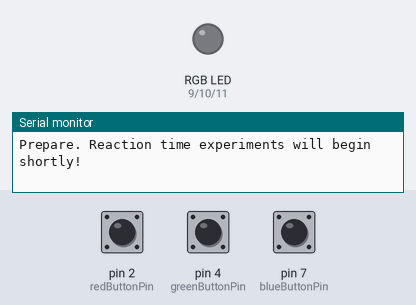
This sketch was run on a simulated Arduino Uno, built with avr-gcc and run on an emulated ATmega328P. On the bench: an RGB LED mixed from three pins (HIGH = lit), the last lines printed to the serial monitor. Inputs (shaded band) come from the test bench; at power-on: pin 4 (greenButtonPin) HIGH, pin 2 (redButtonPin) HIGH, pin 7 (blueButtonPin) HIGH. Dim RGB values are drawn brighter than linear; random numbers use the default seed unless the sketch sets one.

Above: at 6.0 s.
6.1 s: pin 4 (greenButtonPin) pulled LOW for 0.15 s
At 6.17 s:
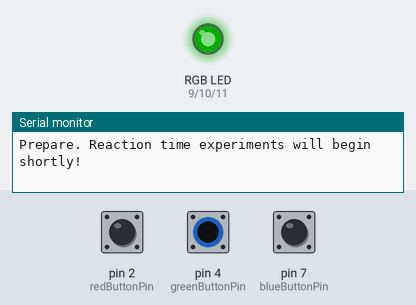
7.7 s: pin 4 (greenButtonPin) pulled LOW for 3.2 s
At 11.2 s:
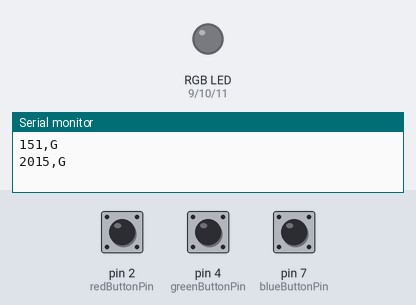
12.4 s: pin 2 (redButtonPin) pulled LOW for 0.15 s
At 12.47 s:
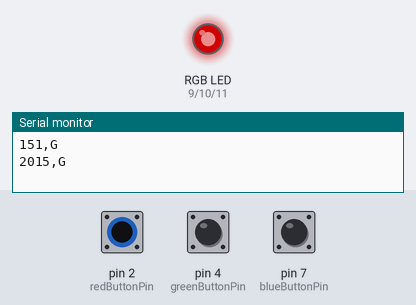
14.0 s: pin 7 (blueButtonPin) pulled LOW for 1 s
At 14.77 s:
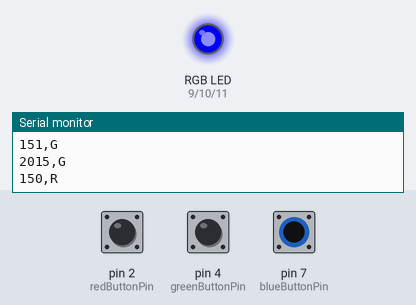
Timing chart, 0 to 17.0 s (numbered marks = the images above; inputs shaded):
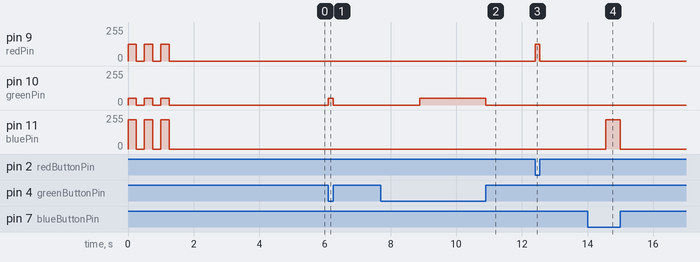

Measured:
- after the input at 6.1 s, pin 10 (greenPin): 0/255 → 50/255 at once, → 0/255 0.15 s later
- after the input at 7.7 s, pin 10 (greenPin): 0/255 → 50/255 after 1.2 s, → 0/255 2.0 s later
- after the input at 12.4 s, pin 9 (redPin): 0/255 → 125/255 at once, → 0/255 0.15 s later
- after the input at 14.0 s, pin 11 (bluePin): 0/255 → 220/255 after 0.55 s, → 0/255 0.45 s later

The sketch:

project_4al.ino
```cpp
/*
  project_4al.ino
  Abril A. L.

  Version DD/MM/YY
  1.00    28/08/2023   Running code
  1.10    03/09/2023   Mostly working for three leds minus hardware issues
*/

// =======================================================================
//                  V A R I A B L E   D E C L A R A T I O N S
// =======================================================================
// LED variables
#define redPin 9
#define greenPin 10
#define bluePin 11

// each LED needs its own brightness level
#define redBrightness 125
#define greenBrightness 50
#define blueBrightness 220

// LEDS States
int redState = LOW;
int greenState = LOW;
int blueState = LOW;

// Button variables
#define redButtonPin 2
#define greenButtonPin 4
#define blueButtonPin 7

// Button States
int redButtonState = LOW;
int greenButtonState = LOW;
int blueButtonState = LOW;

// Time variables
long randDelay;
long newT;
long oldT;
long deltaT;

// LED Variables
#define numOfLEDs 3
char LEDs[numOfLEDs] = {'R', 'G', 'B'};
char currLED;
int randLED;

// =======================================================================
//                              S  E  T  U  P
// =======================================================================

void setup()
{
    // initialize LED pins as an output
    pinMode(redPin, OUTPUT);
    pinMode(greenPin, OUTPUT);
    pinMode(bluePin, OUTPUT);

    // initialize button pins as input
    pinMode(redButtonPin, INPUT);
    pinMode(greenButtonPin, INPUT);
    pinMode(blueButtonPin, INPUT);

    // initialize serial communication.
    Serial.begin(9600);

    // The LED will blink 3 times for 250 ms to indicate the start of the experiment
    Serial.println("Prepare. Reaction time experiments will begin shortly!");
    for (int i = 0; i < 3; i++)
    {
        analogWrite(redPin, redBrightness);
        analogWrite(greenPin, greenBrightness);
        analogWrite(bluePin, blueBrightness);
        delay(250);
        analogWrite(redPin, 0);
        analogWrite(greenPin, 0);
        analogWrite(bluePin, 0);
        delay(250);
    }
    // Create a random seed for the random number generator.
    // then delay a random amount of time - between 0.5 to 2.0 seconds
    randomSeed(analogRead(A0));
    randDelay = random(500, 2000);
    delay(randDelay);
    // pick first LED (rand) to light up
    randLED = random(0, numOfLEDs);
    currLED = LEDs[randLED];
    // Serial.println(currLED);
    delay(randDelay);
}

// =======================================================================
//                              L  O  O  P
// =======================================================================

void loop()
{

    // Check to see if buttons are pressed
    redButtonState = digitalRead(redButtonPin);
    greenButtonState = digitalRead(greenButtonPin);
    blueButtonState = digitalRead(blueButtonPin);

    // check which led is going to turn on and criteria to start trial

    if (redState == LOW && redButtonState == LOW && currLED == 'R')
    {
        // Turn the LED on and record the time, trial has begun
        analogWrite(redPin, redBrightness);
        oldT = millis();
        redState = HIGH;
    }
    if (greenState == LOW && greenButtonState == LOW && currLED == 'G')
    {
        analogWrite(greenPin, greenBrightness);
        oldT = millis();
        greenState = HIGH;
    }
    if (blueState == LOW && blueButtonState == LOW && currLED == 'B')
    {
        analogWrite(bluePin, blueBrightness);
        oldT = millis();
        blueState = HIGH;
    }

    // criteria to end trial (add later)

    if (redState == HIGH && redButtonState == HIGH && currLED == 'R')
    {
        // Record time when button was pressed and turn off LED.
        newT = millis();
        analogWrite(redPin, 0);

        // Print to serial monitor the time difference between LED turn off to button press.
        //  This is the reaction time
        deltaT = newT - oldT;
        Serial.print(deltaT);
        Serial.print(',');
        Serial.println(currLED);

        // Reset trial and wait a random amount of time for next trial.
        redState = LOW;
        randDelay = random(1000, 3000);
        currLED = LEDs[random(0, numOfLEDs)];
        delay(randDelay);
    }
    if (greenState == HIGH && greenButtonState == HIGH && currLED == 'G')
    {
        newT = millis();
        analogWrite(greenPin, 0);

        deltaT = newT - oldT;
        Serial.print(deltaT);
        Serial.print(',');
        Serial.println(currLED);

        greenState = LOW;
        randDelay = random(1000, 3000);
        currLED = LEDs[random(0, numOfLEDs)];
        delay(randDelay);
    }
    if (blueState == HIGH && blueButtonState == HIGH && currLED == 'B')
    {
        newT = millis();
        analogWrite(bluePin, 0);

        deltaT = newT - oldT;
        Serial.print(deltaT);
        Serial.print(',');
        Serial.println(currLED);

        blueState = LOW;
        randDelay = random(1000, 3000);
        currLED = LEDs[random(0, numOfLEDs)];
        delay(randDelay);
    }
}

// =======================================================================
//                       F  U  N  C  T  I  O  N  S
// =======================================================================
```
